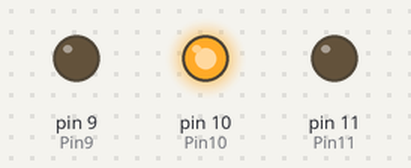
Bench run of a sketch on a simulated Arduino Uno, built with avr-gcc and run on an emulated ATmega328P. Shown: output pins drawn as LEDs (lit = HIGH).

Above: at 0.3 s.
At 19.95 s:
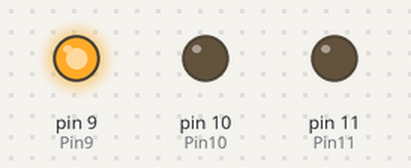
At 39.69 s:
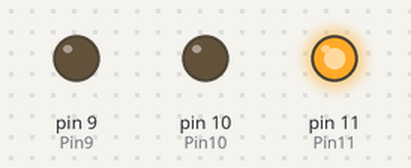
Timing chart, 0 to 40.0 s (numbered marks = the images above):
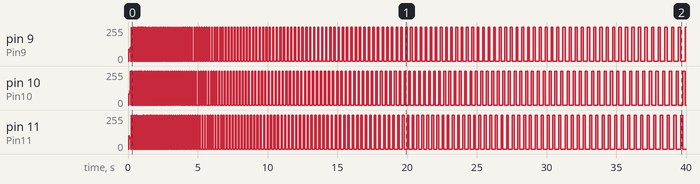

The sketch:

maximum_return_RGB_.ino
```cpp
int Pin11 = 11;
int Pin10 = 10;
int Pin9 = 9;
int delayPeriod = 1;

void setup()
{
    pinMode(Pin11, OUTPUT);
    pinMode(Pin10, OUTPUT);
    pinMode(Pin9, OUTPUT);
}


// delayPeriod의 초기값은 500이며
// 루프를 한번 돌때마다 100씩 추가되며
// delayPeriod이가 3000이거나 높을경우 delayPeriod를 100으로 리셋
void loop()
{
    digitalWrite(Pin9, LOW);
    digitalWrite(Pin11, HIGH);
    delay(delayPeriod);
    digitalWrite(Pin11, LOW);
    digitalWrite(Pin10, HIGH);
    delay(delayPeriod);
    digitalWrite(Pin10, LOW);
    digitalWrite(Pin9, HIGH);
    delay(delayPeriod);
    delayPeriod = delayPeriod + 1;
    if(delayPeriod >= 2000)
      {
           delayPeriod = 1;
      }
}
```
